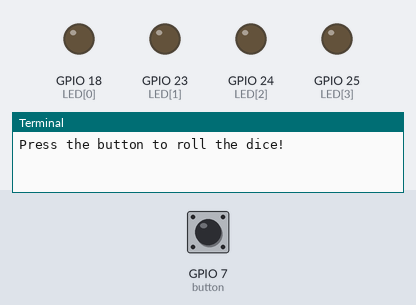
Bench run of a program on a simulated Raspberry Pi (BCM pin numbers). Shown: output pins drawn as LEDs (lit = HIGH), the last lines printed to the terminal. The inputs (shaded band) are chosen by the test bench; at power-on: GPIO 7 (button) LOW. Random numbers come from a fixed seed.

Above: at 1.2 s.
1.3 s: GPIO 7 (button) pulled HIGH for 0.15 s
At 2.7 s:
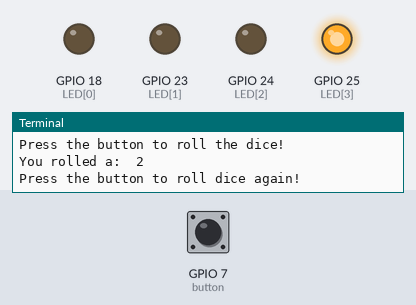
3.3 s: GPIO 7 (button) pulled HIGH for 1 s
At 4.7 s:
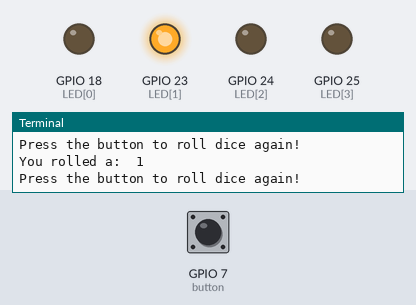
5.8 s: GPIO 7 (button) pulled HIGH for 0.15 s
At 7.4 s:
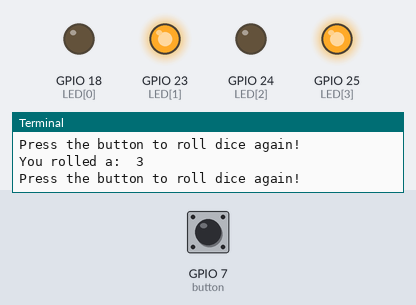
7.8 s: GPIO 7 (button) pulled HIGH for 1 s
At 9.6 s:
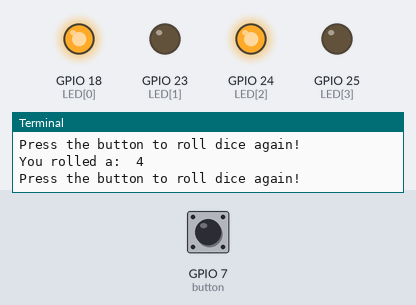
10.3 s: GPIO 7 (button) pulled HIGH for 3.2 s
At 11.6 s:
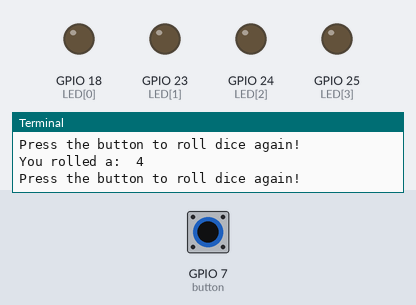
Timing chart, 0 to 15.3 s (numbered marks = the images above; inputs shaded):
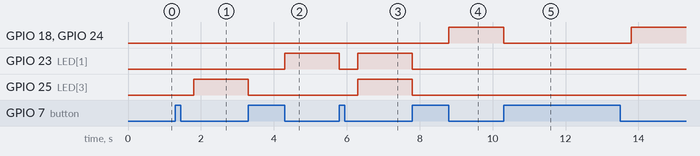

The program:

led_dice.py
```python
# Simulate a random dice roll with LED's

import RPi.GPIO as GPIO
import time
import random

# list containing LED GPIO pin numbers
LED = [18,23,24,25]
button = 7

# set GPIO mode of operation to BCM
GPIO.setmode(GPIO.BCM)

# disable GPIO warning events if pin already in use
GPIO.setwarnings(False)

# Initialise the operational state of each GPIO pin note button pin is set to IN as will recieve an input when button is pressed.
GPIO.setup(LED[0], GPIO.OUT, initial = 0)
GPIO.setup(LED[1], GPIO.OUT, initial = 0)
GPIO.setup(LED[2], GPIO.OUT, initial = 0)
GPIO.setup(LED[3], GPIO.OUT, initial = 0)

GPIO.setup(button, GPIO.IN)

print ("Press the button to roll the dice!")
try:
	while True:
		# if button is pressed then:
		if GPIO.input(button) == 1:
			# first reset/turn off all LED's that were showing any previous result
			for x in range (4):
				GPIO.output(LED[x], 0)

			# Sleep for half a second to allow user to release button otherwise mulitple results are displayed.
			time.sleep(0.5)

			# Generate a random number between 1 and six if the button is pressed and display correct LED dice pattern
			rolled_number = random.randrange(1,7)
			print ("You rolled a: ", rolled_number)
			print ("Press the button to roll dice again!")

			# Light up the appropiate LEDs to display the result
			# if a 1 is thrown
			if rolled_number == 1:
				GPIO.output(LED[1], 1)
			# if a 2 is thrown
			if rolled_number == 2:
				GPIO.output(LED[3], 1)
			# if a 3 is thrown
			if rolled_number == 3:
				GPIO.output(LED[1], 1)
				GPIO.output(LED[3], 1)
			# if a 4 is thrown
			if rolled_number == 4:
				GPIO.output(LED[0], 1)
				GPIO.output(LED[2], 1)
			# if a 5 is thrown
			if rolled_number == 5:
				GPIO.output(LED[0], 1)
				GPIO.output(LED[1], 1)
				GPIO.output(LED[2], 1)
			# if a 6 is thrown
			if rolled_number == 6:
				GPIO.output(LED[0], 1)
				GPIO.output(LED[2], 1)
				GPIO.output(LED[3], 1)


# if user exits program by pressing control-C then exit and reset all GPIO pins on the raspberry pi
except KeyboardInterrupt:
	GPIO.cleanup()
```

Measured:
- after the input at 1.3 s, GPIO 25 (LED[3]): LOW → HIGH after 0.50 s
- after the input at 3.3 s, GPIO 23 (LED[1]): LOW → HIGH after 1.0 s; GPIO 25 (LED[3]): HIGH → LOW at once
- after the input at 5.8 s, GPIO 23 (LED[1]): HIGH → LOW at once, → HIGH 0.50 s later; GPIO 25 (LED[3]): LOW → HIGH after 0.50 s
- after the input at 7.8 s, GPIO 18 (LED[0]), GPIO 24 (LED[2]): LOW → HIGH after 1.0 s; GPIO 23 (LED[1]), GPIO 25 (LED[3]): HIGH → LOW at once
- after the input at 10.3 s, GPIO 18 (LED[0]), GPIO 24 (LED[2]): HIGH → LOW at once, → HIGH 3.5 s later
